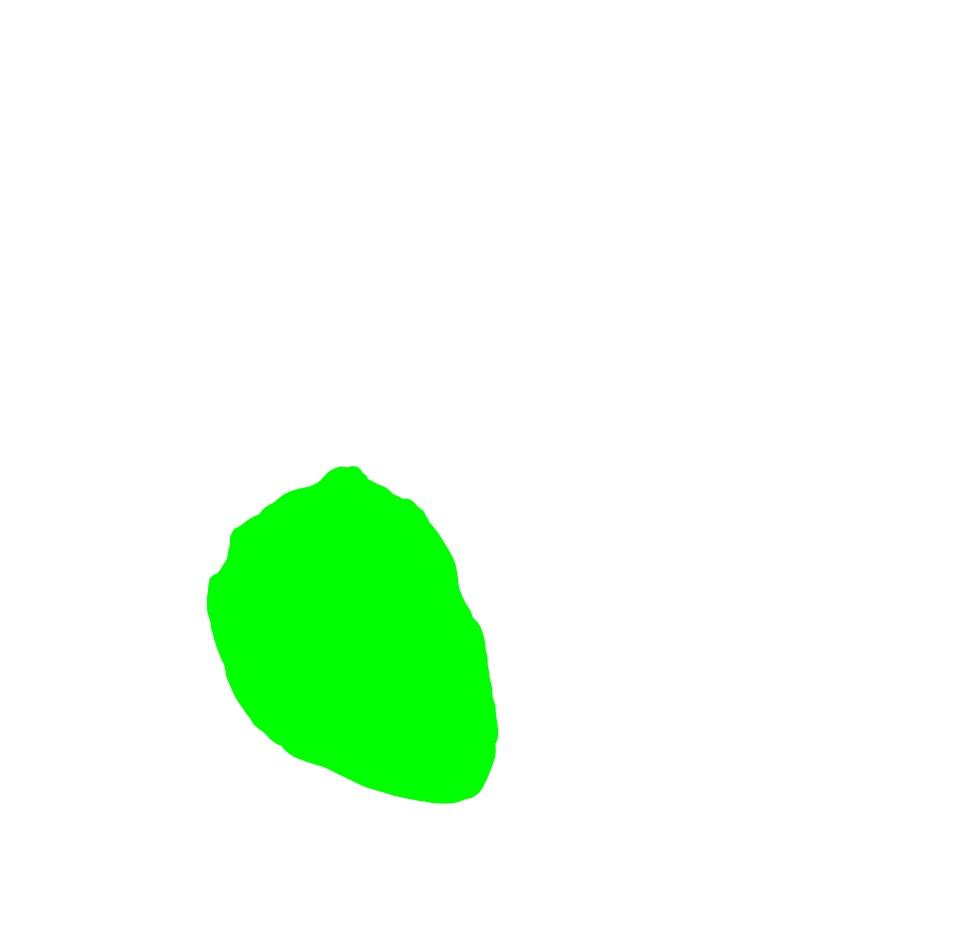
#> input picture Dev/src/postprocess/coeur.png, 2874 x 2840 px, found by its file name (shown at 1/3 size)
$ python -i utils.py   (imports and definitions only)
#> lines starting #> are read from the running program, lines starting #| are printed output that depends on the picture; after the words box and inside, x2 and y2 are one past the last pixel; in counts of white or black regions, pixels touching at a corner belong together
from sys import platform
import numpy as np
from PIL import Image
from matplotlib import pyplot as plt
from numpy.linalg import norm
from scipy.ndimage.measurements import center_of_mass
from os.path import join, dirname
import pathlib
import cv2
import math


# Calcul de la distance barycentre d'une vtb et droite de
# direction d'un processus passant par barycentre du processus
# [95 lines left out: functions distance_vtb_prc, distance_matrix, pair_matrix, generate_plot, get_direction, not called in this run]


# Chargement et conversion d'image RGBA -> noir et blanc
def load_image(filename):

#> called with filename = 'coeur.png'
    if platform.startswith("win32"):
        current_directory = '\\'.join(dirname(__file__).split('\\')[:-1])
        print("Current directory: {}".format(join(current_directory)))
        file_loaded = join(current_directory, filename)
    elif platform.startswith("linux") or platform.startswith("cygwin"):
        current_directory = '/'.join(dirname(__file__).split('/')[:-1])
        print("Current directory: {}".format(join(current_directory)))
        file_loaded = join(current_directory, filename)
    elif platform.startswith("darwin"):
        print("Not for MacOs sorry. You can adapt the code here")


    image = Image.open(file_loaded)
#> image is the input picture: PIL image 2874x2840 RGBA; mean R, G, B, A 7.4, 27.8, 7.4, 19.5
    image.load()
    background = Image.new("RGB", image.size, (255, 255, 255))
#> background: PIL image 2874x2840 RGB; every value is 255
    background.paste(image, mask=image.split()[3])
    image = background
    image = image.convert('L')
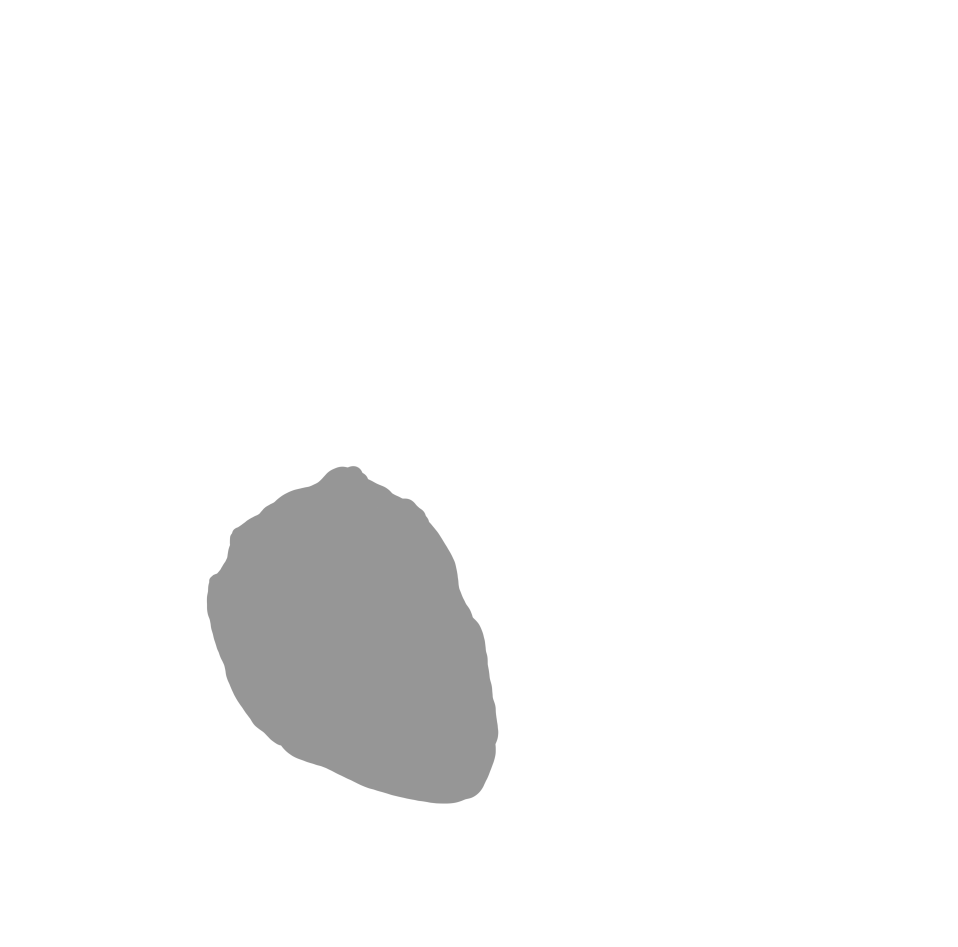
#> image: PIL image 2874x2840 L (shown at 1/3 size); min 150, max 255, mean 247
    image = image.point(lambda x: 255 if x < 255 else 0, '1')
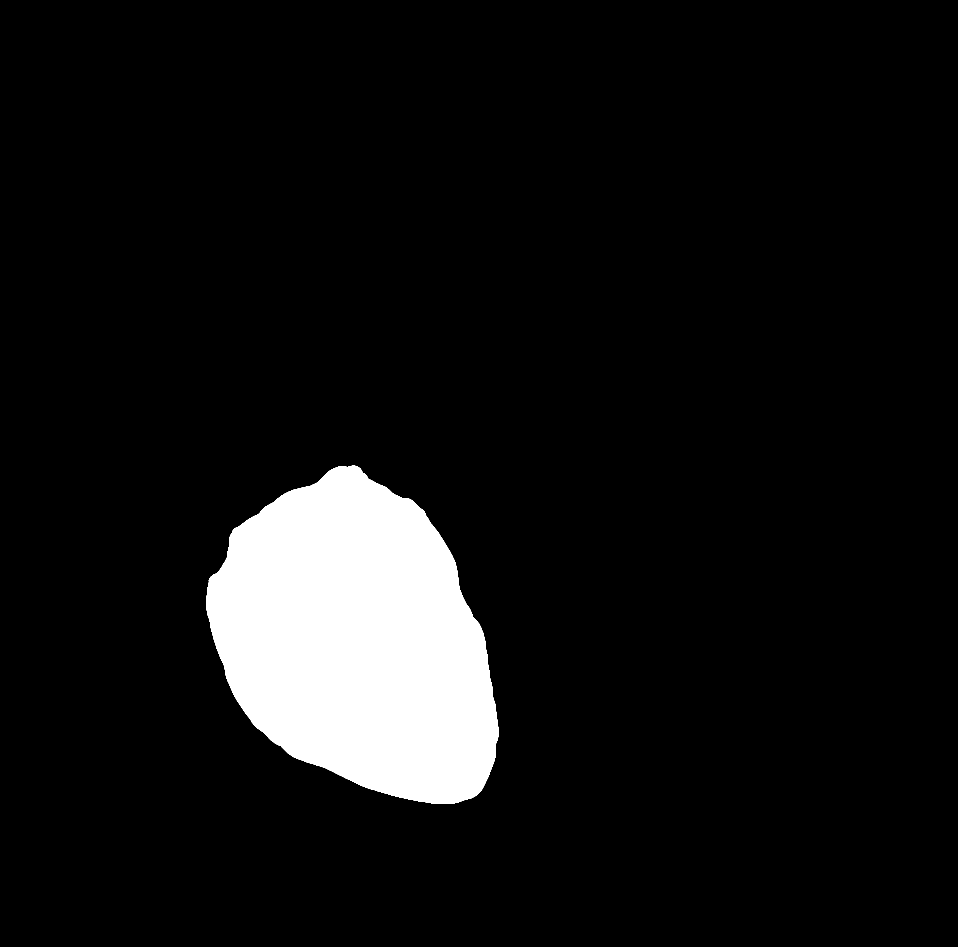
#> image: PIL image 2874x2840 1 (shown at 1/3 size); 7.7% white; 1 white region, box (x1, y1, x2, y2) and area: (619, 1397, 1496, 2412) 628992
    image = np.array(image)
    return image


# Calcul de distance euclidienne entre deux points
def distance_euclidienne(p1, p2):
    return np.linalg.norm(np.subtract(p1, p2))


# source : https://github.com/encukou/bresenham/blob/master/bresenham.py
# explication : https://fr.wikipedia.org/wiki/Algorithme_de_trac%C3%A9_de_segment_de_Bresenham
# [176 lines left out: functions bresenham, get_far_points, get_heart_axe, get_heart_axe_V2, get_points_of_heart, not called in this run]

>>> result = load_image('coeur.png')
